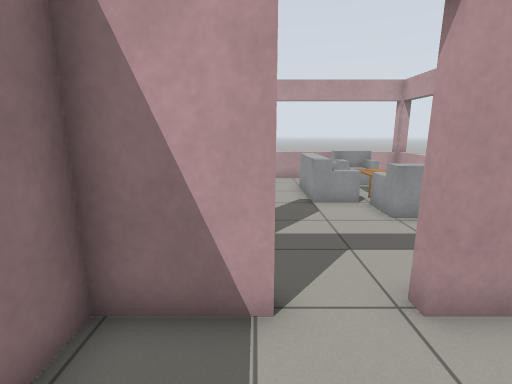
view 1 (above)

14 first-person views from a walk through a world built for the Gazebo simulator. The camera is 1.2 m above the floor, tilts 12° down and sees 85° across. The floor is counted in squares, 0.5 m on a side. Each view is taken from the middle of a square. On the plan, view 1 faces up. The plan holds only what a view shows up to about 18 squares ahead; the rest is blank. Gazebo's built-in surfaces are drawn with simple patterns.

view 2
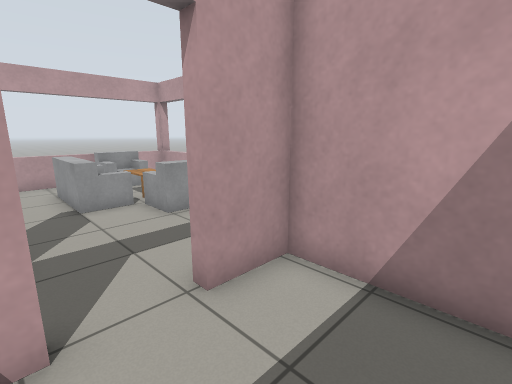

view 3
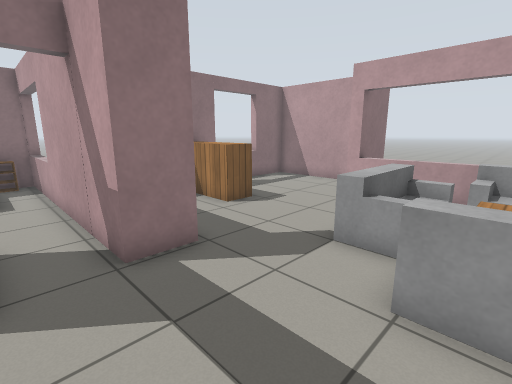

view 4
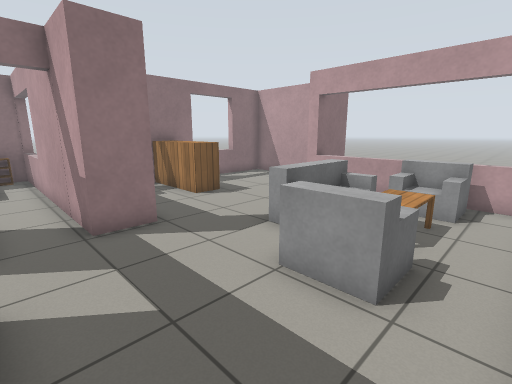

view 5
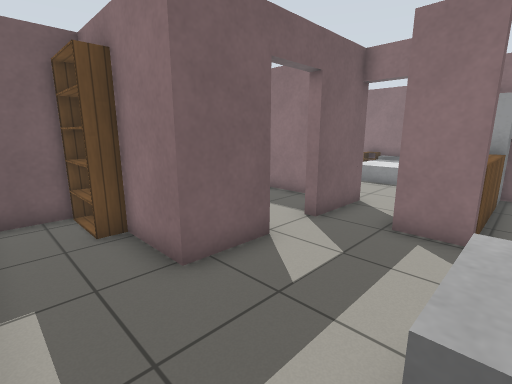

view 6
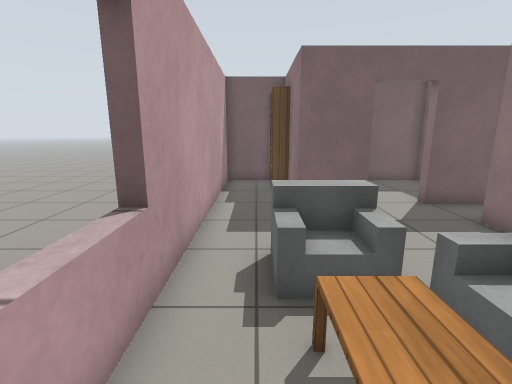

view 7
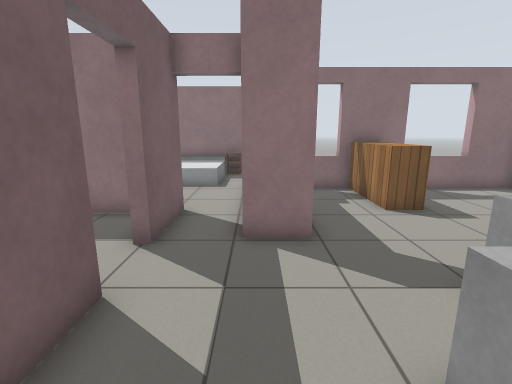

view 8
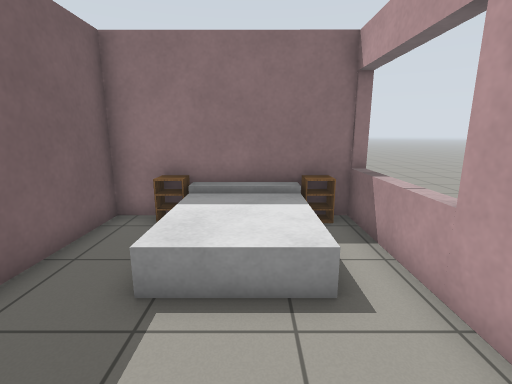

view 9
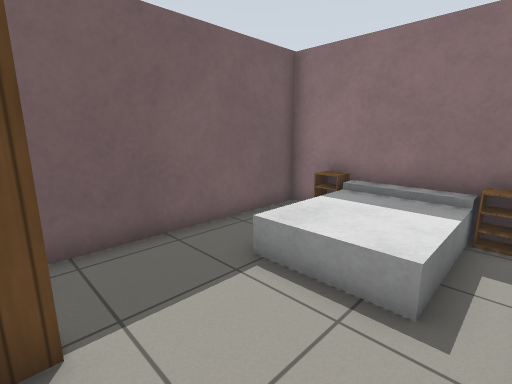

view 10
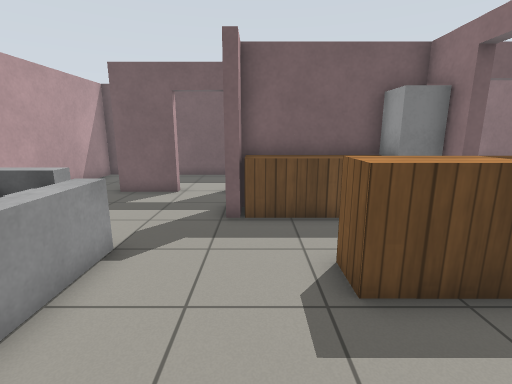

view 11
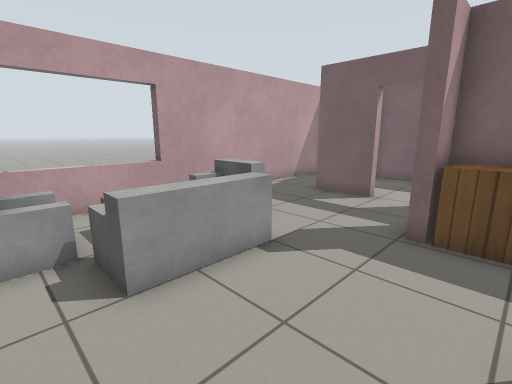

view 12
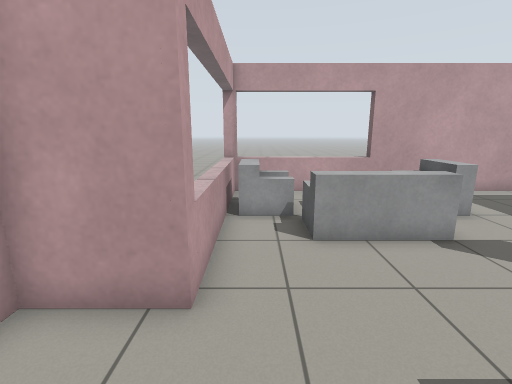

view 13
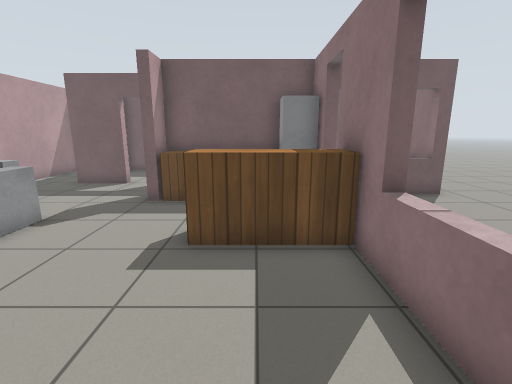

view 14
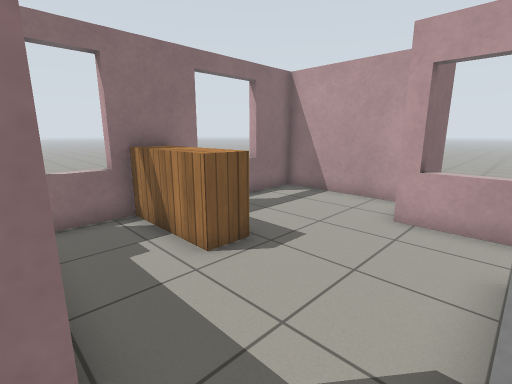

### Floor plan
Points are (right, up) in squares from view 1. A wall is a line through its corners. A room is listed if a view was taken in it or the views show most of it. See-through windows are left out.
Room 1 (views 1, 2)
walls: (0.2, 3.3) (-2.2, 3.3) (-2.2, -1.1) (4.2, -1.1) (4.2, 3.3) (2.2, 3.3)
ways out: open door at (1.5, 3.5) to room 2
Room 2 (views 3, 4, 5, 6, 7, 10, 11, 12, 13, 14)
walls: (-0.6, 7.3) (-0.1, 7.3) (-0.1, 5.7) (-2.1, 5.7); (2.2, 3.7) (4.6, 3.7) (4.6, 1.8); (-5, 6.1) (-0.5, 6.1); (-2.6, 3.7) (0.2, 3.7); (8, 14.9) (-0.5, 14.9) (-0.5, 17.3) (-6.1, 17.3) (-6.1, 7.4); (5.2, -1.1) (7.5, -1.1) (7.5, 15.4)
ways out: open door at (1.5, 3.5) to room 1; open door at (-2, 4.5) to room 3
objects: white post (-6, 7) to (-5, 7); wooden box (-5, 10) to (-3, 11); wooden box (-4, 7) to (-1, 7); sofa (2, 10) to (3, 12); sofa (4, 8) to (5, 9); table (4, 10) to (5, 12); sofa (4, 13) to (5, 14); other object (5, 0) to (5, 1)
Room 3 (views 8, 9)
walls: (-10.9, 6.1) (-11, -1.1) (-3.6, -1.1); (-2.1, 5.7) (-11, 5.7)
ways out: open door at (-2, 4.5) to room 2
objects: other object (-11, 1); other object (-11, 5) to (-10, 5); bed (-10, 1) to (-7, 4); other object (-3, 0) to (-3, 1)

Positions as (right, up) in squares from view 1, and headings:
1: (0, 0), facing up
2: (0, 0), facing up-right
3: (5, 4), facing up-left
4: (7, 4), facing up-left
5: (7, 8), facing down-left
6: (6, 13), facing down
7: (6, 6), facing left
8: (-3, 3), facing left
9: (-3, 5), facing down-left
10: (-1, 15), facing down
11: (-2, 14), facing down-right
12: (-4, 14), facing right
13: (-4, 17), facing down
14: (2, 7), facing up-left
